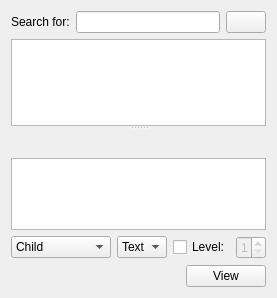
<?xml version="1.0" encoding="UTF-8"?>
<ui version="4.0">
 <class>ListWidget</class>
 <widget class="QWidget" name="ListWidget">
  <property name="geometry">
   <rect>
    <x>0</x>
    <y>0</y>
    <width>268</width>
    <height>298</height>
   </rect>
  </property>
  <property name="windowTitle">
   <string>Form</string>
  </property>
  <layout class="QGridLayout" name="gridLayout">
   <item row="0" column="0">
    <layout class="QHBoxLayout" name="horizontalLayout">
     <item>
      <widget class="QLabel" name="label">
       <property name="text">
        <string>Search for:</string>
       </property>
      </widget>
     </item>
     <item>
      <widget class="QLineEdit" name="searchEdit"/>
     </item>
     <item>
      <widget class="QPushButton" name="searchButton">
       <property name="sizePolicy">
        <sizepolicy hsizetype="Fixed" vsizetype="Fixed">
         <horstretch>0</horstretch>
         <verstretch>0</verstretch>
        </sizepolicy>
       </property>
       <property name="text">
        <string/>
       </property>
       <property name="icon">
        <iconset resource="../resources/resources.qrc">
         <normaloff>:/images/search.png</normaloff>:/images/search.png</iconset>
       </property>
      </widget>
     </item>
    </layout>
   </item>
   <item row="1" column="0">
    <widget class="QSplitter" name="splitter">
     <property name="orientation">
      <enum>Qt::Vertical</enum>
     </property>
     <widget class="QListWidget" name="listWidget">
      <property name="selectionMode">
       <enum>QAbstractItemView::ExtendedSelection</enum>
      </property>
     </widget>
     <widget class="QWidget" name="verticalLayoutWidget">
      <layout class="QVBoxLayout" name="verticalLayout_4">
       <item>
        <layout class="QHBoxLayout" name="horizontalLayout_3">
         <item>
          <widget class="QLabel" name="searcTypeLabel">
           <property name="text">
            <string/>
           </property>
          </widget>
         </item>
         <item>
          <spacer name="horizontalSpacer_2">
           <property name="orientation">
            <enum>Qt::Horizontal</enum>
           </property>
           <property name="sizeHint" stdset="0">
            <size>
             <width>40</width>
             <height>20</height>
            </size>
           </property>
          </spacer>
         </item>
         <item>
          <widget class="QPushButton" name="delButton">
           <property name="text">
            <string/>
           </property>
           <property name="icon">
            <iconset resource="../resources/resources.qrc">
             <normaloff>:/images/list-remove.png</normaloff>:/images/list-remove.png</iconset>
           </property>
           <property name="shortcut">
            <string>Del</string>
           </property>
           <property name="flat">
            <bool>true</bool>
           </property>
          </widget>
         </item>
         <item>
          <widget class="QPushButton" name="cleanButton">
           <property name="text">
            <string/>
           </property>
           <property name="icon">
            <iconset resource="../resources/resources.qrc">
             <normaloff>:/images/edit-clear.png</normaloff>:/images/edit-clear.png</iconset>
           </property>
           <property name="flat">
            <bool>true</bool>
           </property>
          </widget>
         </item>
        </layout>
       </item>
       <item>
        <widget class="QListWidget" name="selectedItemsList">
         <property name="maximumSize">
          <size>
           <width>16777215</width>
           <height>16777215</height>
          </size>
         </property>
         <property name="baseSize">
          <size>
           <width>0</width>
           <height>50</height>
          </size>
         </property>
         <property name="selectionMode">
          <enum>QAbstractItemView::ExtendedSelection</enum>
         </property>
        </widget>
       </item>
      </layout>
     </widget>
    </widget>
   </item>
   <item row="2" column="0">
    <layout class="QHBoxLayout" name="horizontalLayout_2">
     <item>
      <widget class="QComboBox" name="relationTypeBox">
       <property name="enabled">
        <bool>true</bool>
       </property>
       <property name="minimumSize">
        <size>
         <width>100</width>
         <height>0</height>
        </size>
       </property>
       <property name="maximumSize">
        <size>
         <width>200</width>
         <height>16777215</height>
        </size>
       </property>
       <item>
        <property name="text">
         <string>Child</string>
        </property>
       </item>
       <item>
        <property name="text">
         <string>Parent</string>
        </property>
       </item>
      </widget>
     </item>
     <item>
      <widget class="QComboBox" name="formatBox">
       <property name="maximumSize">
        <size>
         <width>50</width>
         <height>16777215</height>
        </size>
       </property>
       <item>
        <property name="text">
         <string>Text</string>
        </property>
       </item>
       <item>
        <property name="text">
         <string>SVG</string>
        </property>
       </item>
      </widget>
     </item>
     <item>
      <widget class="QCheckBox" name="levelChBox">
       <property name="enabled">
        <bool>true</bool>
       </property>
       <property name="text">
        <string>Level:</string>
       </property>
      </widget>
     </item>
     <item>
      <widget class="QSpinBox" name="levelSpinBox">
       <property name="enabled">
        <bool>false</bool>
       </property>
       <property name="minimumSize">
        <size>
         <width>30</width>
         <height>0</height>
        </size>
       </property>
       <property name="maximumSize">
        <size>
         <width>40</width>
         <height>16777215</height>
        </size>
       </property>
       <property name="minimum">
        <number>1</number>
       </property>
      </widget>
     </item>
    </layout>
   </item>
   <item row="3" column="0">
    <layout class="QHBoxLayout" name="horizontalLayout_4">
     <item>
      <widget class="QPushButton" name="saveRequestButton">
       <property name="text">
        <string/>
       </property>
       <property name="icon">
        <iconset resource="../resources/resources.qrc">
         <normaloff>:/images/filesave.png</normaloff>:/images/filesave.png</iconset>
       </property>
       <property name="flat">
        <bool>true</bool>
       </property>
      </widget>
     </item>
     <item>
      <widget class="QPushButton" name="openRequestButton">
       <property name="text">
        <string/>
       </property>
       <property name="icon">
        <iconset resource="../resources/resources.qrc">
         <normaloff>:/images/open.png</normaloff>:/images/open.png</iconset>
       </property>
       <property name="flat">
        <bool>true</bool>
       </property>
      </widget>
     </item>
     <item>
      <spacer name="horizontalSpacer">
       <property name="orientation">
        <enum>Qt::Horizontal</enum>
       </property>
       <property name="sizeHint" stdset="0">
        <size>
         <width>40</width>
         <height>20</height>
        </size>
       </property>
      </spacer>
     </item>
     <item>
      <widget class="QPushButton" name="viewButton">
       <property name="text">
        <string>View</string>
       </property>
      </widget>
     </item>
    </layout>
   </item>
  </layout>
 </widget>
 <tabstops>
  <tabstop>searchEdit</tabstop>
  <tabstop>searchButton</tabstop>
  <tabstop>listWidget</tabstop>
  <tabstop>levelChBox</tabstop>
  <tabstop>levelSpinBox</tabstop>
 </tabstops>
 <resources>
  <include location="../resources/resources.qrc"/>
 </resources>
 <connections/>
</ui>
